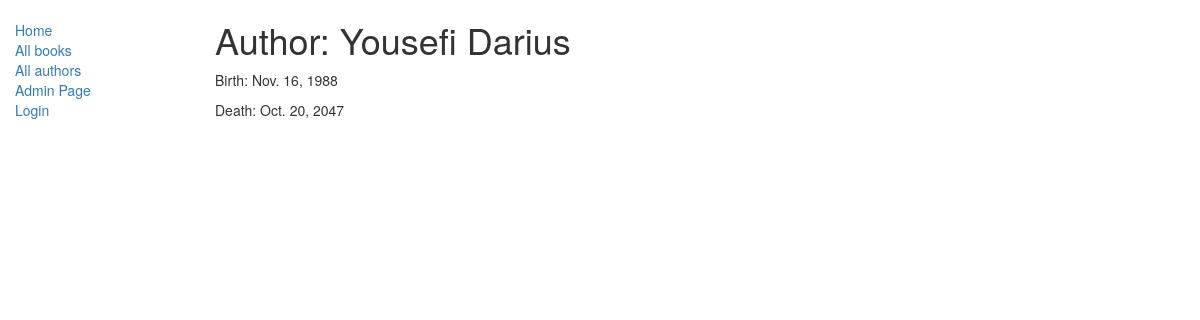
The app's page /catalog/author/1 with its own data.
### catalog/models.py (models this page shows, shortened)
class Author(models.Model):
    first_name = models.CharField(max_length=100)
    last_name = models.CharField(max_length=100)
    date_of_birth = models.DateField(null=True, blank=True)
    date_of_death = models.DateField('Died', null=True, blank=True)

### catalog/views.py (the view)
# urls.py: url(r'^author/(?P<pk>\d+)$', views.AuthorDetailView.as_view(), name='author-detail'),
class AuthorDetailView(generic.DetailView):
    model= models.Author
    template_name= 'catalog/author_detail.html'

### catalog/templates/catalog/author_detail.html
{% extends "catalog/base_generic.html" %}
{% block content %}
  <h1>Author: {{ author.last_name }} {{ author.first_name }}</h1>
  <p>Birth: {{author.date_of_birth}} </p>
  <p>Death: {{author.date_of_death}} </p>
{% endblock %}

### records on screen
Author: last_name "Yousefi", first_name "Darius", date_of_birth "Nov. 16, 1988", date_of_death "Oct. 20, 2047"
